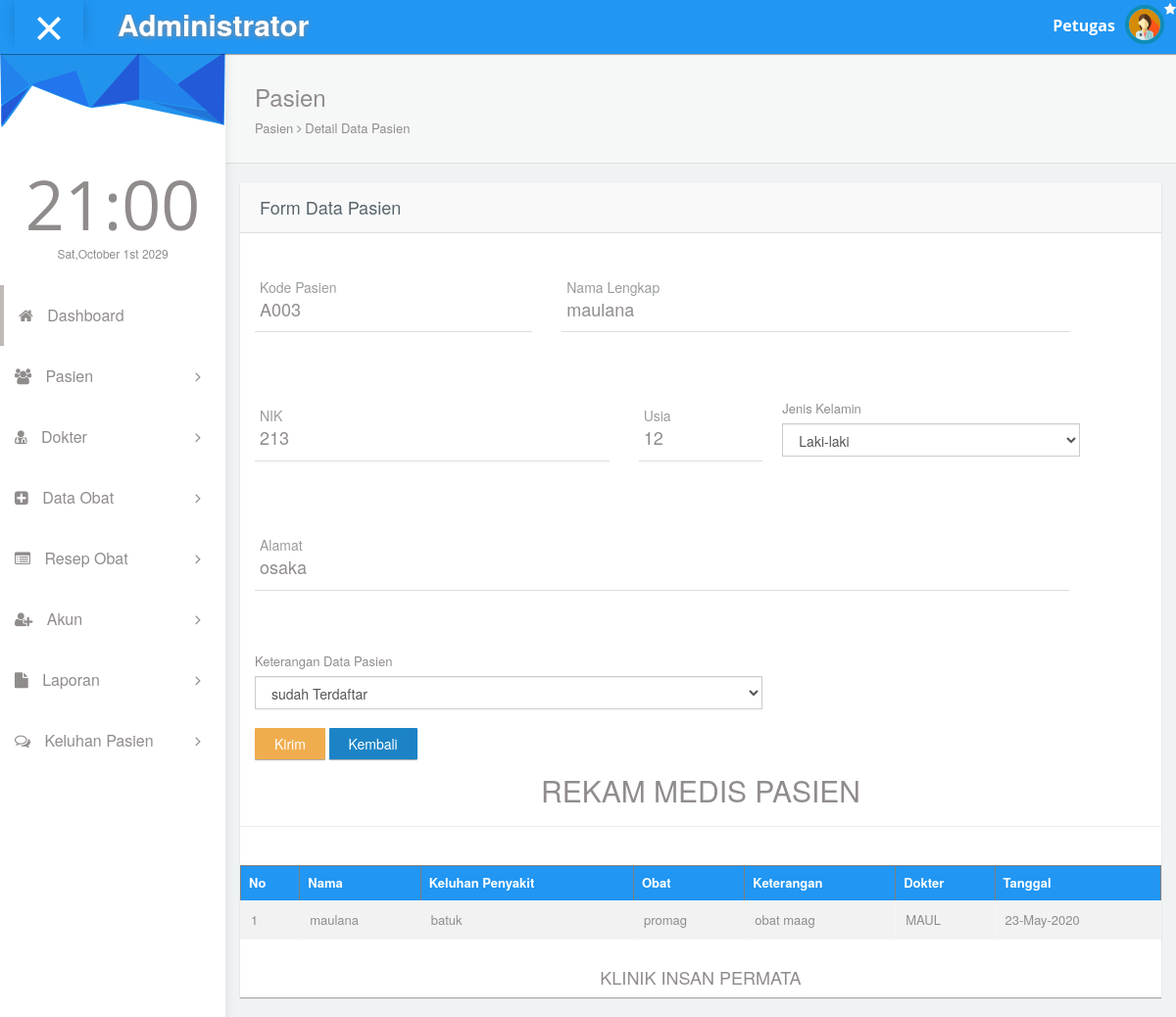
Page /administrator/pegawai/detail_pasien.php?kode_pasien=A003 on the committed database.
### tables this page shows
CREATE TABLE `pasien` (
  `id_pasien` int(10) NOT NULL,
  `kode_pasien` varchar(5) DEFAULT NULL,
  `nama` varchar(20) NOT NULL,
  `nik` varchar(16) DEFAULT NULL,
  `usia` int(2) DEFAULT NULL,
  `jenkel` varchar(10) NOT NULL,
  `alamat` text NOT NULL,
  `keterangan` varchar(20) NOT NULL,
  `tanggal` varchar(12) NOT NULL,
  `waktu` varchar(10) NOT NULL
);

CREATE TABLE `rekam_medis` (
  `id_data` int(10) NOT NULL,
  `nama` varchar(20) NOT NULL,
  `kode_pasien` varchar(5) NOT NULL,
  `penyakit` text NOT NULL,
  `nama_dokter` varchar(20) NOT NULL,
  `obat` text,
  `jumlah` int(2) DEFAULT NULL,
  `keterangan` text,
  `status` varchar(10) NOT NULL,
  `tanggal` varchar(12) NOT NULL,
  `waktu` varchar(10) NOT NULL
);

### administrator/pegawai/detail_pasien.php (the view, shortened to what this page needs)
<!DOCTYPE html>
<html lang="en">
<?php include 'page/head.php'; ?>
<body id="mimin" class="dashboard">
        <?php include 'page/head-nav.php'; ?>
      <div class="container-fluid mimin-wrapper">
           <?php include 'page/left-menu.php'; ?>
            <div id="content">
                <div class="panel box-shadow-none content-header">
                  <div class="panel-body">
                    <div class="col-md-12">
                        <h3 class="animated fadeInLeft">Pasien</h3>
                        <p class="animated fadeInDown">
                          Pasien <span class="fa-angle-right fa"></span> Detail Data Pasien
                        </p>
                    </div>
                  </div>
                </div>
                 <?php
                include'koneksi.php';
                $nik         = $_GET['nik'];
                $kode_pasien = $_GET['kode_pasien'];
                $data = mysqli_query ($koneksi, "SELECT * FROM pasien where kode_pasien ='$kode_pasien' OR nik = '$nik' GROUP BY kode_pasien");
                while ($d = mysqli_fetch_array($data)) {
          ?>
                <form action="update_regis_pasien.php" method="post">
                <div class="form-element">
                <div class="col-md-12 padding-0">
              <div class="col-md-12">
                <div class="col-md-12 panel">
                  <div class="col-md-12 panel-heading">
                    <h4>Form Data Pasien </h4>
                  </div>
                  <div class="col-md-12 panel-body">
                    <div class="row">
                     <div class="col-md-4">
                      <div class="form-group form-animate-text" style="margin-top:40px !important;">
                        <input name="kode_pasien" type="text" class="form-text" required value="<?php echo$d['kode_pasien']?>">
                        <label>Kode Pasien</label>
                      </div>
                    </div>
                     <div class="col-md-7">
                      <div class="form-group form-animate-text" style="margin-top:40px !important;">
                        <input name="nama" type="text" class="form-text" value="<?php echo$d['nama']?>" required>
                        <label>Nama Lengkap</label>
                      </div>
                    </div>
                </div>
                <div class="row">
                  <div class="col-md-5">
  <div class="form-group form-animate-text" style="margin-top:40px !important;">
                        <input name="nik" type="text" class="form-text" value="<?php echo$d['nik']?>" required>
                        <label>NIK</label>
                      </div>
    </div>
                    <div class="col-md-2">
                      <div class="form-group form-animate-text" style="margin-top:40px !important;">
                        <input name="usia" type="number" class="form-text" value="<?php echo$d['usia']?>" required>
                        <label>Usia</label>
                      </div>
                    </div>
                    <div class="col-md-4" style="padding:5px;">
                     <br>
                       <label>Jenis Kelamin</label>
                        <select name="jenkel" class="form-control" required>
                          <option value="<?php echo$d['jenkel']?>"><?php echo$d['jenkel']?></option>
                        </select>
                      </div>
                    </div>
                <div class="row">
                  <div class="col-md-11">
                      <div class="form-group form-animate-text" style="margin-top:40px !important;">
                        <input name="alamat" type="text" class="form-text" value="<?php echo$d['alamat']?>">
                        <label>Alamat</label>
                      </div>
                    </div>
                </div>
                <div class="row">
                  <div class="col-md-7">
                    <br>
                       <label>Keterangan Data Pasien</label>
                        <select name="keterangan" class="form-control" required>
                          <option value="<?php echo$d['keterangan']?>"><?php echo$d['keterangan']?></option>
                        </select>
                  </div>
                </div>
                <br>
                  <button type="submit" class="btn btn-warning">Kirim</button>
                  </form>
                    <?php
            }
            ?>
              <a class="btn btn-primary" href="list.pasien.php">Kembali </a>
                </div>
                <h2 align="center">REKAM MEDIS PASIEN</h2>
                <hr style="bold">
                <div class="row">
                  <div class="col-md-3">
                  </div>
                </div>
                <br>
                <table class="table" border="1" >
                    <tr align="center">
                        <th>No</th>
                        <th>Nama</th>
                        <th>Keluhan Penyakit</th>
                        <th>Obat</th>
                        <th>Keterangan</th>
                        <th>Dokter</th>
                        <th>Tanggal</th>
                     </tr>
                     <?php
                       $kode_pasien = $_GET['kode_pasien'];
                       include 'koneksi.php';
                       $no = 1;
                       $data = mysqli_query($koneksi,"SELECT * FROM `rekam_medis` where kode_pasien = '$kode_pasien'");
                       while($d = mysqli_fetch_array($data)){
                        ?>
                     <tr>
                         <td><?php echo $no++ ;?></td>
                          <td><?php echo $d['nama']; ?></td>
                          <td><?php echo $d['penyakit']; ?></td>
                          <td><?php echo $d['obat']; ?></td>
                          <td><?php echo $d['keterangan']; ?></td>
                          <td><?php echo $d['nama_dokter']; ?></td>
                          <td><?php echo $d['tanggal']; ?></td>
                     </tr>
                     <?php
                     }
                     ?>
                </table>
                <br>
                <h4 align="center">KLINIK INSAN PERMATA</h4>
              </div>
</body>
</html>

### administrator/pegawai/detail_pasien.php (style rules this page uses)
th, td { text-align: left; padding: 8px; }
tr:nth-child(even) { background-color: #f2f2f2 }
th { background-color:#2196f3; color: white; }

### rows in the picture
pasien: kode_pasien "A003", nama "maulana", nik "213", usia "12", jenkel "Laki-laki", alamat "osaka", keterangan "sudah Terdaftar"
rekam_medis: nama "maulana", penyakit "batuk", obat "promag", keterangan "obat maag", nama_dokter "MAUL", tanggal "23-May-2020"
